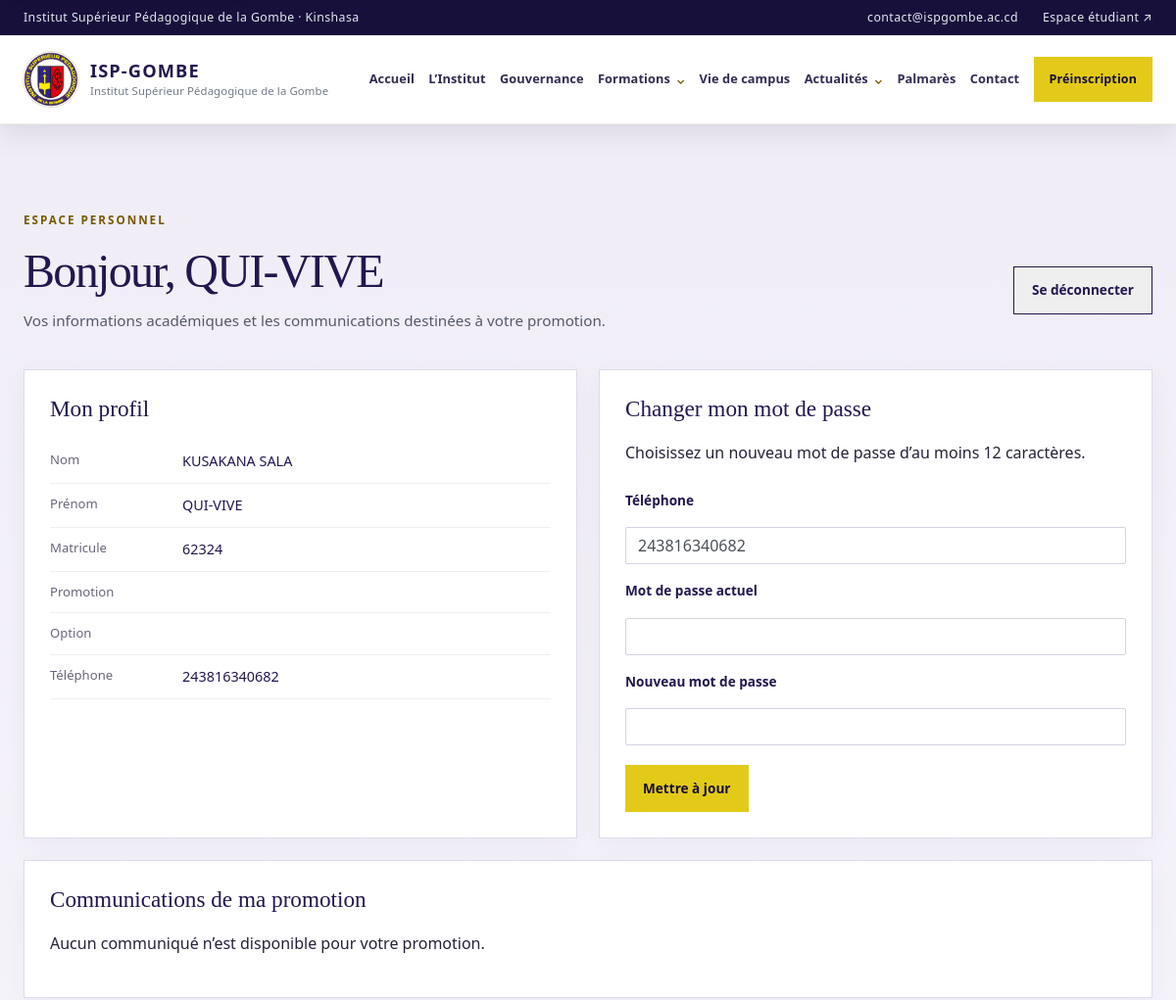
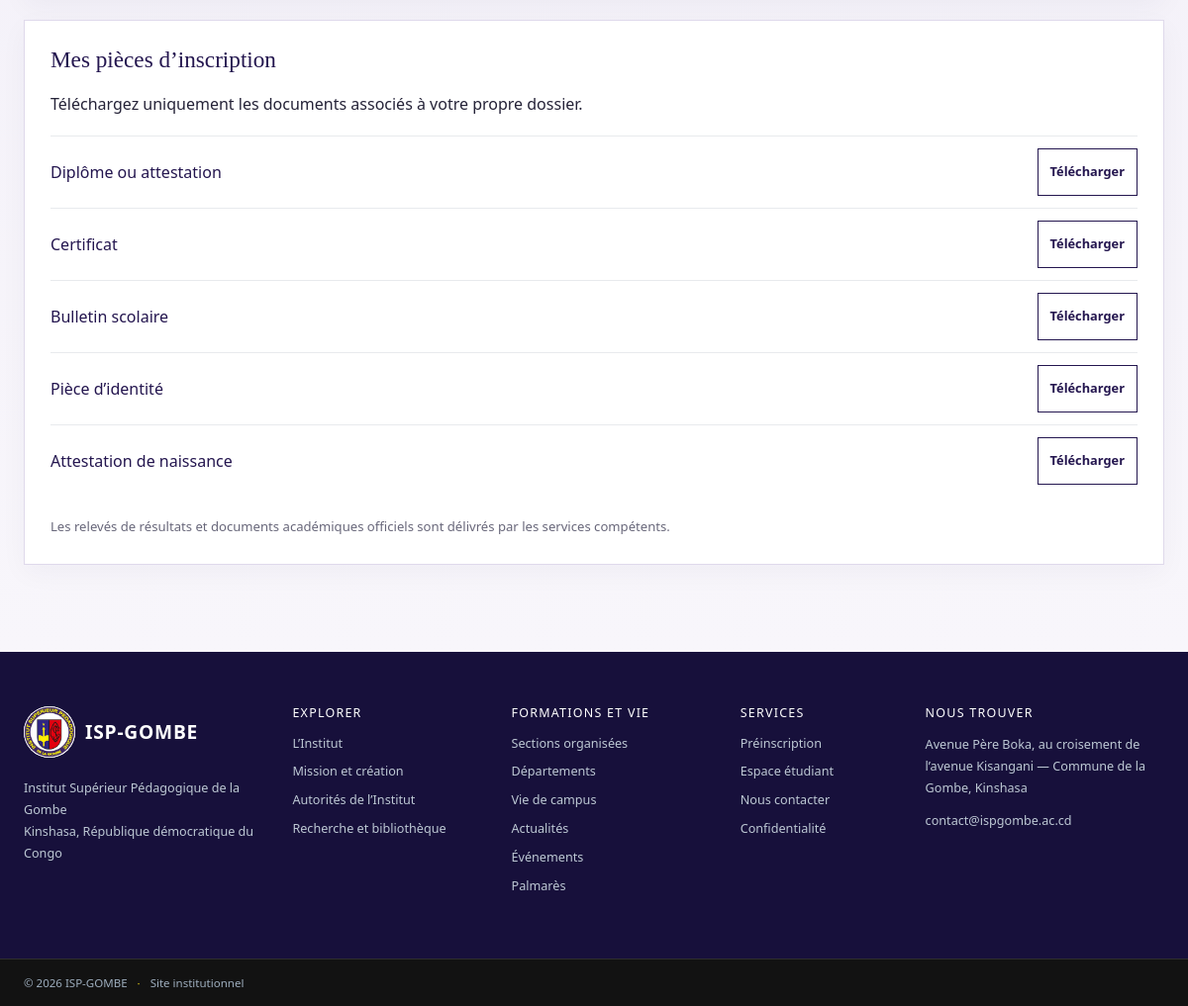
The app's page /?pages=espaceEtudiant (signed in) with its own data (2 pictures, top to bottom).
### tables this page shows
CREATE TABLE IF NOT EXISTS `etudiant` (
  `id` int NOT NULL AUTO_INCREMENT,
  `matricule` varchar(255) NOT NULL,
  `nom` varchar(255) NOT NULL,
  `postnom` varchar(255) NOT NULL,
  `prenom` varchar(255) NOT NULL,
  `lieuNaiss` varchar(255) NOT NULL,
  `dateNaiss` varchar(255) NOT NULL,
  `sexe` varchar(255) NOT NULL,
  `etatCivil` varchar(255) NOT NULL,
  `nationalite` varchar(255) NOT NULL,
  `telephone` varchar(255) NOT NULL,
  `photo` text NOT NULL,
  `nomDuPere` varchar(255) NOT NULL,
  `nomDeLaMere` varchar(255) NOT NULL,
  `province` int NOT NULL DEFAULT '0',
  `district` int NOT NULL DEFAULT '0',
  `territoire` int NOT NULL DEFAULT '0',
  `adresseDuCandidat` text NOT NULL,
  `personnePrevenir` varchar(50) NOT NULL DEFAULT '',
  `telephonePersonnePrevenir` varchar(50) NOT NULL DEFAULT '',
  `nomDeEcoleDeFreq` varchar(255) NOT NULL DEFAULT '',
  `adresseDeEcoleProvince` text NOT NULL,
  `sectionSuiviAuxHum` varchar(50) NOT NULL DEFAULT '0',
  `nomDuCentreDeExetat` varchar(255) NOT NULL DEFAULT '',
  `anneeObtentionDuDiplome` varchar(255) NOT NULL DEFAULT '',
  `pourcentageDuDiplome` int NOT NULL DEFAULT '0',
  `numeroDuDiplomeEtat` int NOT NULL DEFAULT '0',
  `activiteProfessionelles` varchar(255) NOT NULL DEFAULT '0',
  `etudesPostSecondaireEntreprise` varchar(255) NOT NULL DEFAULT '0',
  `promotion` int NOT NULL,
  `facChoix1` int NOT NULL,
  `depChoix1` int NOT NULL,
  `facChoix2` int NOT NULL,
  `depChoix2` int NOT NULL,
  `cycle` varchar(50) NOT NULL DEFAULT '',
  `diplomeAttest` text NOT NULL,
  `certificat` text NOT NULL,
  `bulletin` text NOT NULL,
  `carteIdentite` text NOT NULL,
  `attestNaissance` text NOT NULL,
  `mdp` text NOT NULL,
  `defaut` int DEFAULT NULL,
  `date_inscrit` date DEFAULT NULL,
  `qrcode` text NOT NULL,
  `type` varchar(255) NOT NULL,
  `etat` int NOT NULL DEFAULT '0',
  `cp` int NOT NULL DEFAULT '0',
  `departement` int NOT NULL DEFAULT '0',
  `faculte` int NOT NULL DEFAULT '0',
  `optioner` int NOT NULL DEFAULT '0',
  `confirmer` int NOT NULL DEFAULT '0',
  `email` varchar(255) DEFAULT NULL,
  PRIMARY KEY (`id`)
);

### php/espaceEtudiant.php (called while the page is built, shortened)
<?php
$statement = $bdd->prepare('SELECT * FROM etudiant WHERE id = ? LIMIT 1');
$statement->execute([(int) $_SESSION['id']]);
$et = $statement->fetch();
$statement = $bdd->prepare('SELECT titre, contenu, datepub FROM communique WHERE promotion = ? ORDER BY datepub DESC');
$statement->execute([(int) $et['promotion']]);
$communiques = $statement->fetchAll();
$studentDocuments = [
    ['key' => 'diploma', 'column' => 'diplomeAttest', 'label' => 'Diplôme ou attestation'],
    ['key' => 'certificate', 'column' => 'certificat', 'label' => 'Certificat'],
    ['key' => 'transcript', 'column' => 'bulletin', 'label' => 'Bulletin scolaire'],
    ['key' => 'identity', 'column' => 'carteIdentite', 'label' => 'Pièce d’identité'],
    ['key' => 'birth', 'column' => 'attestNaissance', 'label' => 'Attestation de naissance'],
];
?>

### pages/espaceEtudiant.php (the view, shortened to what this page needs)
<?php
require_once __DIR__ . '/../php/main_function.php';
require_once __DIR__ . '/../php/espaceEtudiant.php';
?>
<section class="student-dashboard section-space">
    <div class="institution-container">
        <p class="eyebrow eyebrow-dark">Espace personnel</p>
        <div class="section-heading student-heading">
            <div><h1 class="page-title">Bonjour, <?= htmlspecialchars($et['prenom'], ENT_QUOTES, 'UTF-8') ?></h1><p class="page-lead">Vos informations académiques et les communications destinées à votre promotion.</p></div>
            <form method="post" action="?pages=deconnexion"><button class="button button-outline button-outline-dark" type="submit">Se déconnecter</button></form>
        </div>
        <div class="student-grid">
            <section class="student-panel" aria-labelledby="profile-title">
                <h2 id="profile-title">Mon profil</h2>
                <dl class="student-details">
                    <div><dt>Nom</dt><dd><?= htmlspecialchars($et['nom'] . ' ' . $et['postnom'], ENT_QUOTES, 'UTF-8') ?></dd></div>
                    <div><dt>Prénom</dt><dd><?= htmlspecialchars($et['prenom'], ENT_QUOTES, 'UTF-8') ?></dd></div>
                    <div><dt>Matricule</dt><dd><?= htmlspecialchars($et['matricule'], ENT_QUOTES, 'UTF-8') ?></dd></div>
                    <div><dt>Promotion</dt><dd><?= htmlspecialchars($prom['titre'], ENT_QUOTES, 'UTF-8') ?></dd></div>
                    <div><dt>Option</dt><dd><?= htmlspecialchars($opt['titre'], ENT_QUOTES, 'UTF-8') ?></dd></div>
                    <div><dt>Téléphone</dt><dd><?= htmlspecialchars($et['telephone'], ENT_QUOTES, 'UTF-8') ?></dd></div>
                </dl>
            </section>
            <section class="student-panel" aria-labelledby="password-title">
                <h2 id="password-title">Changer mon mot de passe</h2>
                <p>Choisissez un nouveau mot de passe d’au moins 12 caractères.</p>
                <form method="post" class="student-password-form">
                    <label for="telephone">Téléphone</label><input class="form-control" type="tel" id="telephone" name="telephone" value="<?= htmlspecialchars($et['telephone'], ENT_QUOTES, 'UTF-8') ?>" required>
                    <label for="old-password">Mot de passe actuel</label><input class="form-control" type="password" id="old-password" name="mdp" autocomplete="current-password" required>
                    <label for="new-password">Nouveau mot de passe</label><input class="form-control" type="password" id="new-password" name="mdp2" minlength="12" autocomplete="new-password" required>
                    <button class="button button-gold" type="submit" name="modifier">Mettre à jour</button>
                </form>
            </section>
        </div>
        <section class="student-panel student-announcements" aria-labelledby="announcements-title">
            <h2 id="announcements-title">Communications de ma promotion</h2>
            <?php if ($communiques): ?>
                <?php foreach ($communiques as $communique): ?>
                    <article class="student-announcement"><p class="news-date"><?= htmlspecialchars((string) $communique['datepub'], ENT_QUOTES, 'UTF-8') ?></p><h3><?= htmlspecialchars((string) $communique['titre'], ENT_QUOTES, 'UTF-8') ?></h3><div class="student-announcement-content"><?= admin_sanitize_rich_text((string) $communique['contenu']) ?></div></article>
                <?php endforeach; ?>
            <?php else: ?>
                <p>Aucun communiqué n’est disponible pour votre promotion.</p>
            <?php endif; ?>
        </section>
        <section class="student-panel student-documents" aria-labelledby="documents-title">
            <h2 id="documents-title">Mes pièces d’inscription</h2>
            <p>Téléchargez uniquement les documents associés à votre propre dossier.</p>
            <ul class="student-document-list">
                <?php foreach ($studentDocuments as $document): ?>
                    <li><span><?= htmlspecialchars($document['label'], ENT_QUOTES, 'UTF-8') ?></span>
                        <?php if (!empty($et[$document['column']])): ?>
                            <a class="button button-outline button-outline-dark" href="student_download.php?document=<?= rawurlencode($document['key']) ?>">Télécharger</a>
                        <?php else: ?>
                            <span class="text-muted">Non fourni</span>
                        <?php endif; ?>
                    </li>
                <?php endforeach; ?>
            </ul>
            <p class="student-note">Les relevés de résultats et documents académiques officiels sont délivrés par les services compétents.</p>
        </section>
    </div>
</section>

### records on screen
etudiant: prenom "QUI-VIVE", nom+postnom "KUSAKANA SALA", matricule "62324", telephone "243816340682"

### other values on screen
$siteSettings['contact_email'] "contact@ispgombe.ac.cd"
$document['label'] "Diplôme ou attestation"
$document['label'] "Certificat"
$document['label'] "Bulletin scolaire"
$document['label'] "Pièce d’identité"
$document['label'] "Attestation de naissance"
$siteSettings['contact_address'] "Avenue Père Boka, au croisement de l’avenue Kisangani — Commune de la Gombe, Kinshasa"
